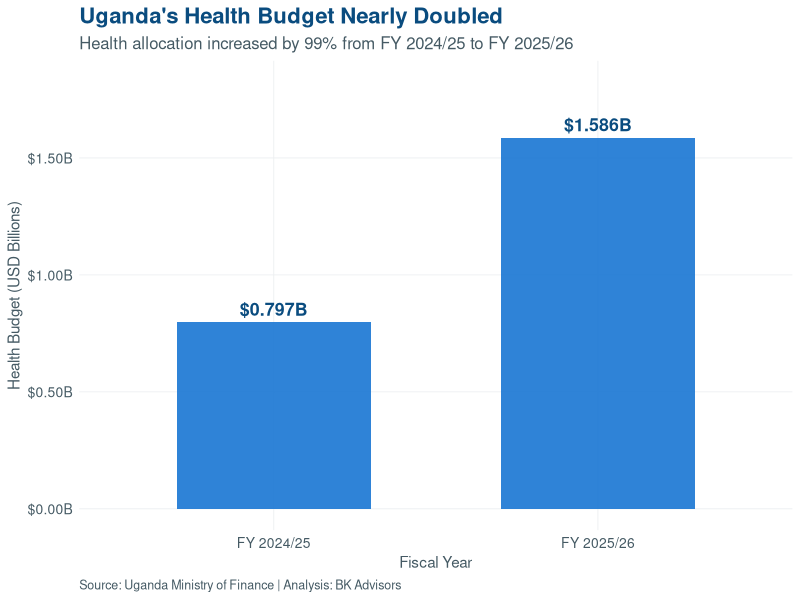
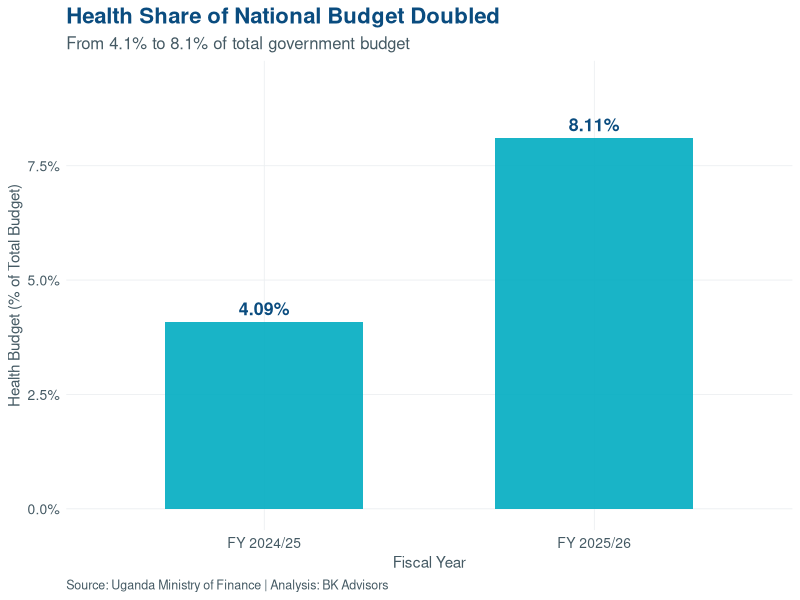
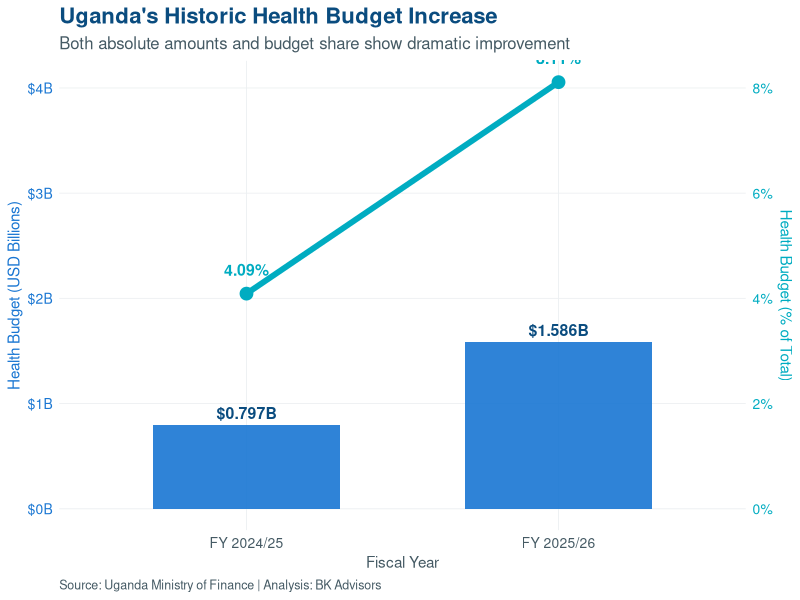
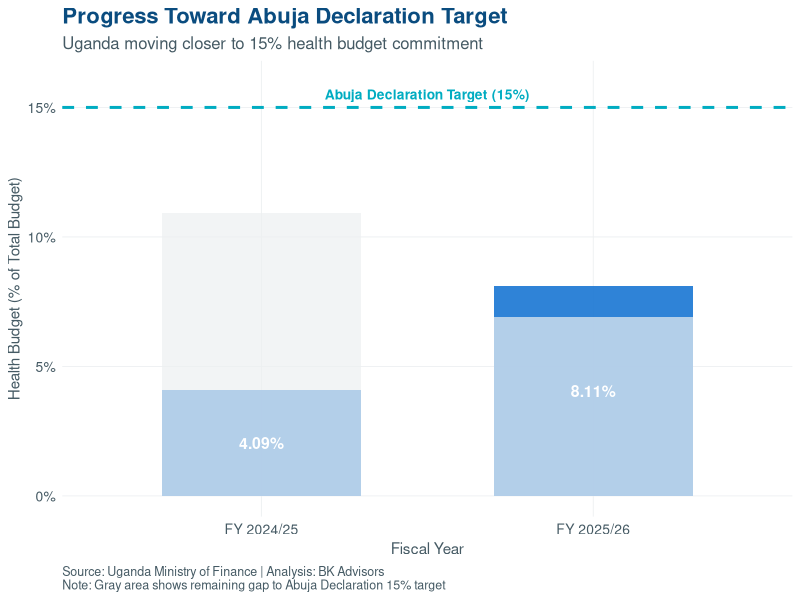
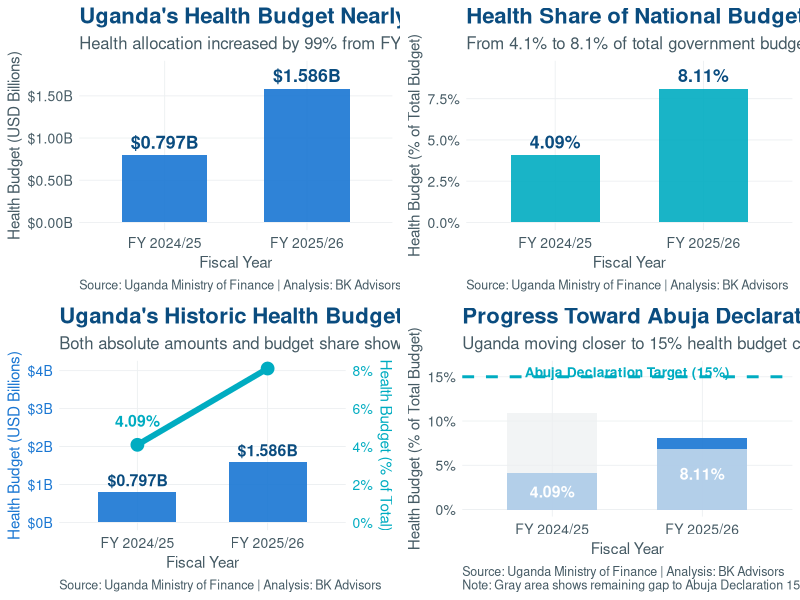
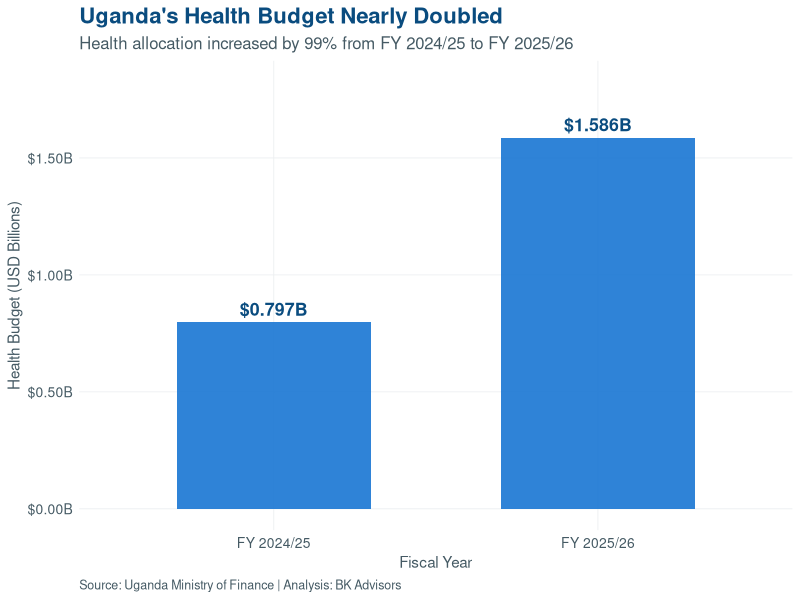
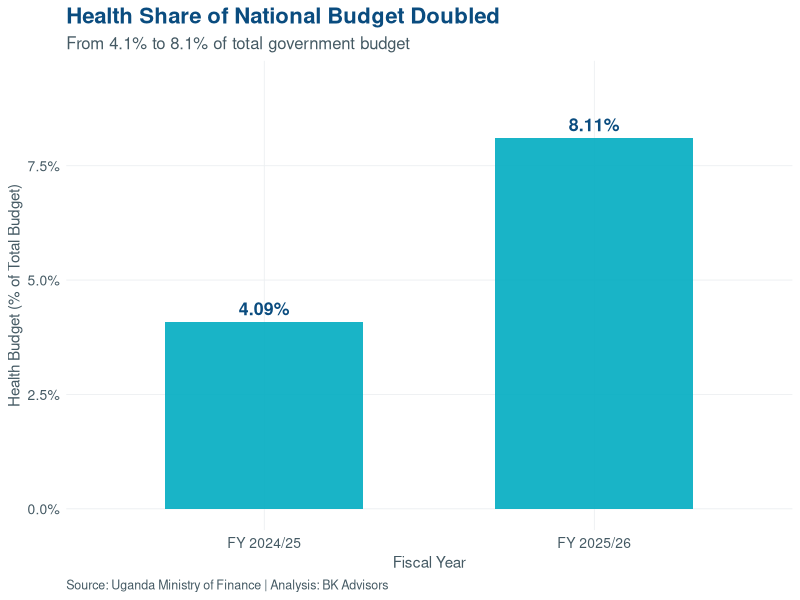
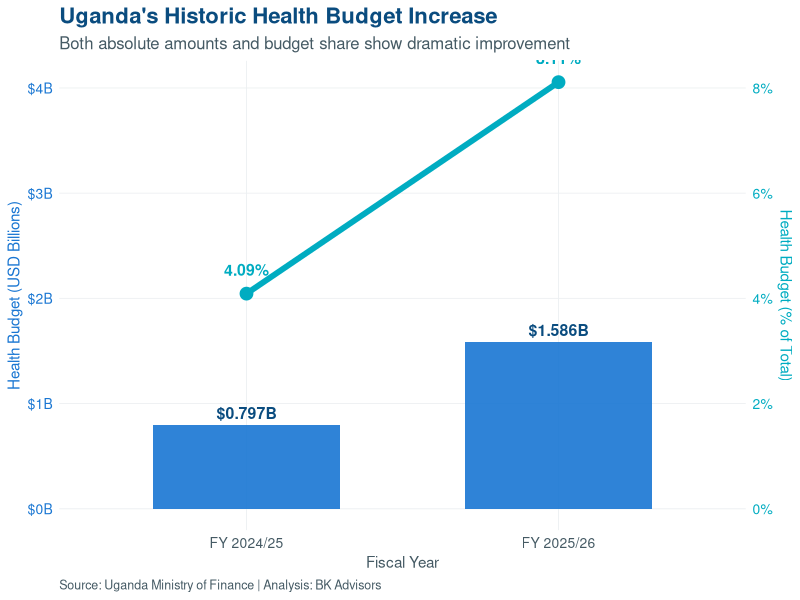

Reproduce these figures in R, in order.
# Uganda Health Budget Analysis - Publication Ready Charts
# Data source: Uganda Ministry of Finance
# Analysis by: BK Advisors

# Load required libraries
library(tidyverse)
library(scales)
library(gridExtra)
library(readr)

# BK Advisors color palette
bk_colors <- c(
  deepBlue = "#0A4C7F",
  mediumBlue = "#1976D2",
  lightBlue = "#64B5F6",
  teal = "#00ACC1",
  navy = "#0D47A1",
  darkGray = "#455A64",
  lightGray = "#ECEFF1"
)

# Read the data
data <- read_csv("ug_health_budget_summary.csv")

# Data preparation
data <- data %>%
  mutate(
    Health_USD_bn = round(Health_USD_bn, 3),
    Health_Perc = round(Health_Perc, 2),
    Year_Label = case_when(
      Fiscal_Year == "2024/25" ~ "FY 2024/25",
      Fiscal_Year == "2025/26" ~ "FY 2025/26"
    )
  )

# Calculate the percentage increase
health_increase <- ((data$Health_USD_bn[2] - data$Health_USD_bn[1]) / data$Health_USD_bn[1]) * 100

# Set up theme for publication-ready charts
theme_bk <- theme_minimal() +
  theme(
    plot.title = element_text(size = 16, face = "bold", color = bk_colors["deepBlue"]),
    plot.subtitle = element_text(size = 12, color = bk_colors["darkGray"]),
    plot.caption = element_text(size = 9, color = bk_colors["darkGray"], hjust = 0),
    axis.title = element_text(size = 11, color = bk_colors["darkGray"]),
    axis.text = element_text(size = 10, color = bk_colors["darkGray"]),
    legend.title = element_text(size = 11, color = bk_colors["darkGray"]),
    legend.text = element_text(size = 10, color = bk_colors["darkGray"]),
    panel.grid.major = element_line(color = bk_colors["lightGray"], size = 0.3),
    panel.grid.minor = element_blank(),
    plot.background = element_rect(fill = "white", color = NA),
    panel.background = element_rect(fill = "white", color = NA)
  )

# Chart 1: Health Budget Allocation in USD Billions
chart1 <- ggplot(data, aes(x = Year_Label, y = Health_USD_bn)) +
  geom_col(fill = bk_colors["mediumBlue"], width = 0.6, alpha = 0.9) +
  geom_text(aes(label = paste0("$", Health_USD_bn, "B")), 
            vjust = -0.5, size = 4.5, fontface = "bold", color = bk_colors["deepBlue"]) +
  scale_y_continuous(labels = dollar_format(prefix = "$", suffix = "B"), 
                     limits = c(0, max(data$Health_USD_bn) * 1.15)) +
  labs(
    title = "Uganda's Health Budget Nearly Doubled",
    subtitle = paste0("Health allocation increased by ", round(health_increase, 0), "% from FY 2024/25 to FY 2025/26"),
    x = "Fiscal Year",
    y = "Health Budget (USD Billions)",
    caption = "Source: Uganda Ministry of Finance | Analysis: BK Advisors"
  ) +
  theme_bk

# Chart 2: Health Budget as Percentage of Total Budget
chart2 <- ggplot(data, aes(x = Year_Label, y = Health_Perc)) +
  geom_col(fill = bk_colors["teal"], width = 0.6, alpha = 0.9) +
  geom_text(aes(label = paste0(Health_Perc, "%")), 
            vjust = -0.5, size = 4.5, fontface = "bold", color = bk_colors["deepBlue"]) +
  scale_y_continuous(labels = percent_format(scale = 1), 
                     limits = c(0, max(data$Health_Perc) * 1.15)) +
  labs(
    title = "Health Share of National Budget Doubled",
    subtitle = "From 4.1% to 8.1% of total government budget",
    x = "Fiscal Year",
    y = "Health Budget (% of Total Budget)",
    caption = "Source: Uganda Ministry of Finance | Analysis: BK Advisors"
  ) +
  theme_bk

# Chart 3: Combined Dual-Axis Chart
chart3 <- ggplot(data, aes(x = Year_Label)) +
  geom_col(aes(y = Health_USD_bn), fill = bk_colors["mediumBlue"], 
           width = 0.6, alpha = 0.9) +
  geom_line(aes(y = Health_Perc/2, group = 1), 
            color = bk_colors["teal"], size = 2) +
  geom_point(aes(y = Health_Perc/2), 
             color = bk_colors["teal"], size = 4) +
  geom_text(aes(y = Health_USD_bn, label = paste0("$", Health_USD_bn, "B")), 
            vjust = -0.5, size = 4, fontface = "bold", color = bk_colors["deepBlue"]) +
  geom_text(aes(y = Health_Perc/2, label = paste0(Health_Perc, "%")), 
            vjust = -1.5, size = 4, fontface = "bold", color = bk_colors["teal"]) +
  scale_y_continuous(
    name = "Health Budget (USD Billions)",
    labels = dollar_format(prefix = "$", suffix = "B"),
    sec.axis = sec_axis(~.*2, name = "Health Budget (% of Total)", 
                        labels = percent_format(scale = 1))
  ) +
  labs(
    title = "Uganda's Historic Health Budget Increase",
    subtitle = "Both absolute amounts and budget share show dramatic improvement",
    x = "Fiscal Year",
    caption = "Source: Uganda Ministry of Finance | Analysis: BK Advisors"
  ) +
  theme_bk +
  theme(
    axis.title.y.left = element_text(color = bk_colors["mediumBlue"]),
    axis.title.y.right = element_text(color = bk_colors["teal"]),
    axis.text.y.left = element_text(color = bk_colors["mediumBlue"]),
    axis.text.y.right = element_text(color = bk_colors["teal"])
  )

# Chart 4: Progress Toward Abuja Declaration (15% target)
abuja_data <- data %>%
  mutate(
    Abuja_Target = 15,
    Gap_to_Abuja = Abuja_Target - Health_Perc
  )

chart4 <- ggplot(abuja_data, aes(x = Year_Label)) +
  geom_col(aes(y = Health_Perc), fill = bk_colors["mediumBlue"], 
           width = 0.6, alpha = 0.9) +
  geom_col(aes(y = Gap_to_Abuja), fill = bk_colors["lightGray"], 
           width = 0.6, alpha = 0.7, position = position_stack()) +
  geom_hline(yintercept = 15, color = bk_colors["teal"], 
             linetype = "dashed", size = 1) +
  geom_text(aes(y = Health_Perc/2, label = paste0(Health_Perc, "%")), 
            size = 4, fontface = "bold", color = "white") +
  annotate("text", x = 1.5, y = 15.5, label = "Abuja Declaration Target (15%)", 
           color = bk_colors["teal"], fontface = "bold", size = 3.5) +
  scale_y_continuous(labels = percent_format(scale = 1), 
                     limits = c(0, 16)) +
  labs(
    title = "Progress Toward Abuja Declaration Target",
    subtitle = "Uganda moving closer to 15% health budget commitment",
    x = "Fiscal Year",
    y = "Health Budget (% of Total Budget)",
    caption = "Source: Uganda Ministry of Finance | Analysis: BK Advisors\nNote: Gray area shows remaining gap to Abuja Declaration 15% target"
  ) +
  theme_bk

# Chart 5: Comparison Table Visual
comparison_data <- data.frame(
  Metric = c("Health Budget (USD)", "% of Total Budget", "Increase"),
  FY2024_25 = c("$797M", "4.1%", "-"),
  FY2025_26 = c("$1.59B", "8.1%", "+99%"),
  stringsAsFactors = FALSE
)

# Create a summary stats dataframe for display
summary_stats <- data.frame(
  Metric = c(
    "FY 2024/25 Health Budget",
    "FY 2025/26 Health Budget", 
    "Absolute Increase",
    "Percentage Increase",
    "Budget Share 2024/25",
    "Budget Share 2025/26"
  ),
  Value = c(
    "$797 Million",
    "$1.59 Billion",
    "$793 Million",
    "99%",
    "4.1%",
    "8.1%"
  )
)

# Display all charts
print("Chart 1: Health Budget in USD Billions")
print(chart1)

print("Chart 2: Health Budget as Percentage of Total Budget")
print(chart2)

print("Chart 3: Combined Dual-Axis Chart")
print(chart3)

print("Chart 4: Progress Toward Abuja Declaration Target")
print(chart4)

# Save charts as high-resolution PNG files for publication
ggsave("uganda_health_budget_usd.png", chart1, width = 10, height = 6, dpi = 300, bg = "white")
ggsave("uganda_health_budget_percent.png", chart2, width = 10, height = 6, dpi = 300, bg = "white")
ggsave("uganda_health_budget_combined.png", chart3, width = 10, height = 8, dpi = 300, bg = "white")
ggsave("uganda_health_budget_abuja.png", chart4, width = 10, height = 6, dpi = 300, bg = "white")

# Print key statistics for LinkedIn post
cat("\n=== KEY STATISTICS FOR LINKEDIN POST ===\n")
cat("Health Budget Increase:", round(health_increase, 0), "%\n")
cat("FY 2024/25: $", data$Health_USD_bn[1], "B (", data$Health_Perc[1], "% of budget)\n")
cat("FY 2025/26: $", data$Health_USD_bn[2], "B (", data$Health_Perc[2], "% of budget)\n")
cat("Absolute increase: $", round(data$Health_USD_bn[2] - data$Health_USD_bn[1], 3), "B\n")
cat("Progress to Abuja target: ", round((data$Health_Perc[2]/15)*100, 1), "% of 15% target achieved\n")

# Create a grid of charts for comprehensive view
combined_charts <- grid.arrange(chart1, chart2, chart3, chart4, ncol = 2, nrow = 2)

# Save the combined chart
ggsave("uganda_health_budget_all_charts.png", combined_charts, 
       width = 16, height = 12, dpi = 300, bg = "white")